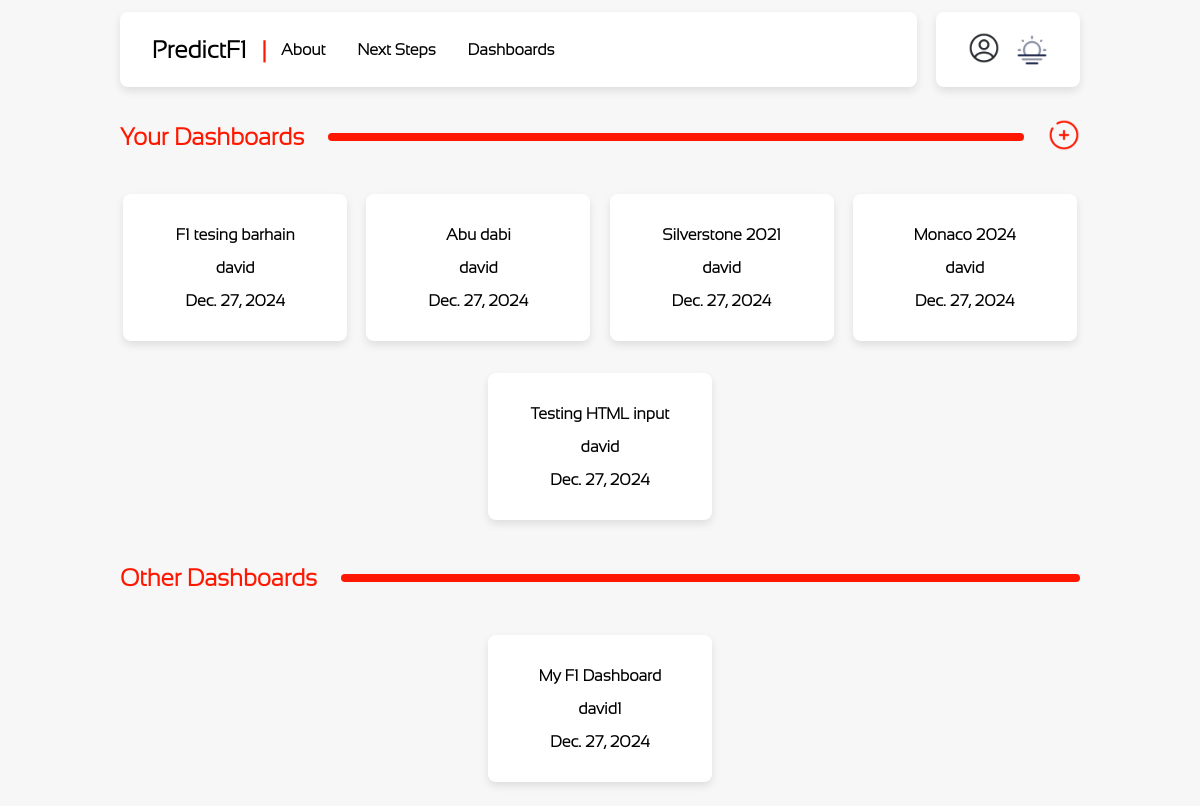
The app's page /F1Prediction/dashboards (signed in) with its own data.
### F1PredictionWebApp/models.py (models this page shows, shortened)
class Dashboard(models.Model):
    title = models.CharField(max_length=100)
    content = models.TextField()
    date_posted = models.DateField(auto_now_add=True)
    author = models.ForeignKey(User, on_delete=models.CASCADE)
    def get_absolute_url(self):
        return reverse('dashboard-detail', kwargs={'pk': self.pk})

### F1PredictionWebApp/views.py (the view)
# urls.py: path("dashboards", views.dashboards, name='dashboards'),
def dashboards(request):
    context = {'object_list': Dashboard.objects.all()}
    return render(request, 'dashboard_list.html', context)

### F1PredictionWebApp/templates/dashboard_list.html (shortened to what this page needs)
{% extends "base.html" %}
{% load static %}
{% block content %}
{% if user.is_authenticated %}
<div class="title-padding navbar centre-vert" style="gap: 2.5%;">
    <p class="smallheader centre bold no-text-wrap">Your Dashboards</p><div class="red-line w-100"></div>
<a href="" class="link centre">
    <img class="profile-image hover-grow" src="{% static 'Add-dash.png' %}" alt="Create New Dashboard">
</a>
</div>
{% endif %}
<div class = "centreDiv overflow-contianer" >
{% for dashboard in object_list %}
    {% if dashboard.author == request.user %}
    <div class="nav-card light card-padding card-top-bottom min-w-20 hover-grow">
        <a href="{{ dashboard.get_absolute_url }}" class="link centre">
            <p>{{ dashboard.title }}</p>
            <p>{{ dashboard.author }}</p>
            <p>{{ dashboard.date_posted }}</p>
        </a>
    </div>
    {% endif %}
{% endfor %}
</div>
<div class="title-padding navbar centre-vert" style="gap: 2.5%;">
    <p class="smallheader centre bold no-text-wrap">Other Dashboards</p><div class="red-line w-100"></div>
</div>
<div class = "centreDiv overflow-contianer">
    {% for dashboard in object_list %}
        {% if dashboard.author != request.user %}
        <div class="nav-card light card-padding card-top-bottom min-w-20 hover-grow">
            <a href="{{ dashboard.get_absolute_url }}" class="link centre">
            <p>{{ dashboard.title }}</p>
            <p>{{ dashboard.author }}</p>
            <p>{{ dashboard.date_posted }}</p>
            </a>
        </div>
        {% endif %}
    {% endfor %}
    </div>
{% endblock %}

### F1PredictionWebApp/static/base.css (style rules this page uses)
body { font-family: site-font; transition: background-color 0.3s, color 0.3s; margin: 1% 10% 0% 10%; }
.light-mode { background-color: #f7f7f7; color: #000000; }
.smallheader { font-size: 3vh; color: #FF1801; }
.light { color: #000000; background-color: #ffffff; box-shadow: 0 4px 8px rgba(0, 0, 0, 0.1); }
.link { text-decoration: none; color: inherit; font-weight: bold; }
.centre { text-align: center; }
.navbar { display: flex; }
.nav-card { border-radius: 8px; }
.card-top-bottom { margin-top: 1em; margin-bottom: 1em; }
.profile-image { height: 2em; width: 2em; cursor: pointer; }
.centre-vert { display: flex; align-items: center; }
.card-top-bottom { padding-top: 1em; padding-bottom: 1em; }
.centreDiv { display: flex; justify-content: center; align-items: center; }
.card-padding { padding: 1em; }
.w-100 { width: 100%; }
.red-line { height: 1vh; border-radius: 8px; background-color: #FF1801; }
.no-text-wrap { white-space: nowrap; }
.bold { font-weight: bold; }
.title-padding { padding-top: 0.5vh; padding-bottom: 0.5vh; }
.min-w-20 { min-width: 20%; }
.overflow-contianer { display: flex; gap:2%; flex-wrap: wrap; }
.hover-grow { transition: transform 0.3s; }

### records on screen
Dashboard: title "F1 tesing barhain", author "david", date_posted "Dec. 27, 2024"
Dashboard: title "Abu dabi", author "david", date_posted "Dec. 27, 2024"
Dashboard: title "Silverstone 2021", author "david", date_posted "Dec. 27, 2024"
Dashboard: title "Monaco 2024", author "david", date_posted "Dec. 27, 2024"
Dashboard: title "Testing HTML input", author "david", date_posted "Dec. 27, 2024"
Dashboard: title "My F1 Dashboard", author "david1", date_posted "Dec. 27, 2024"
